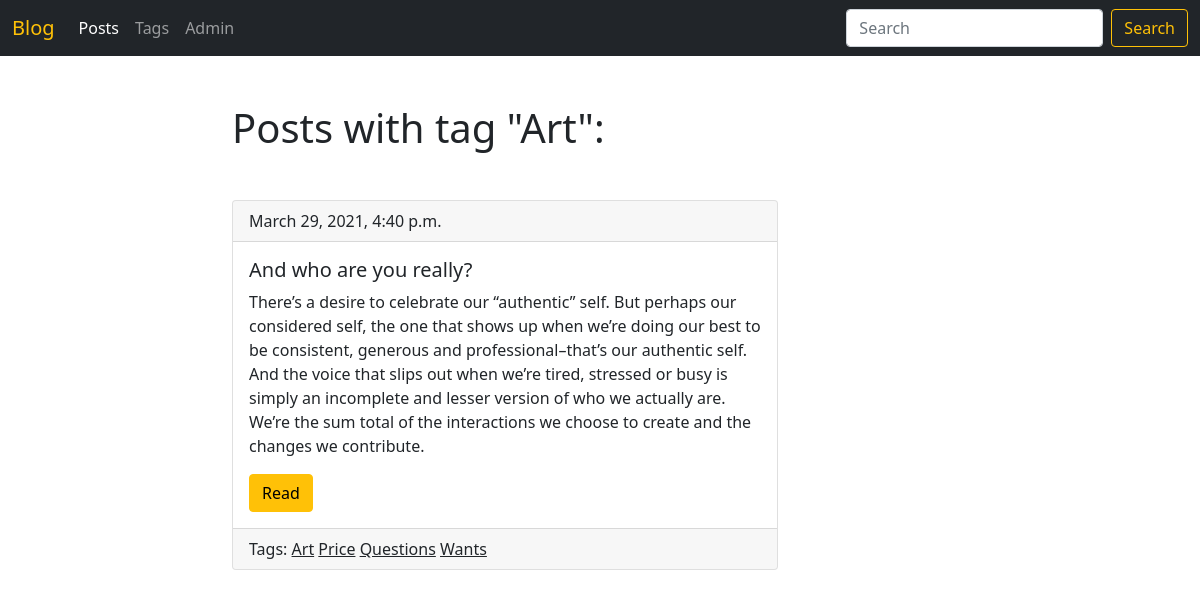
/blog/tag/art/, run on the app's committed database.
### blog/models.py (models this page shows, shortened)
class Tag(models.Model):
    title = models.CharField(max_length=50)
    slug = models.SlugField(max_length=50, unique=True)
    def get_absolute_url(self):
        return reverse('tag_detail', kwargs={'slug': self.slug})
    class Meta:
        ordering = ['title']

class Post(models.Model):
    title = models.CharField(max_length=150, db_index=True)
    slug = models.SlugField(max_length=150, blank=True, unique=True)
    body = models.TextField(blank=True, db_index=True)
    date_pub = models.DateTimeField(auto_now_add=True)
    tags = models.ManyToManyField('tag', blank=True, related_name='posts')
    def get_absolute_url(self):
        return reverse('post_detail', kwargs={'slug': self.slug})
    class Meta:
        ordering = ['-date_pub']

### blog/views.py (the view)
# urls.py: path('tag/<str:slug>/', TagDetail.as_view(), name='tag_detail'),
class TagDetail(ObjectDetailMixin, View):
    model = Tag
    template = 'blog/tag/tag_detail.html'

### blog/utils.py (called while the page is built)
    def get(self, request, slug):
        obj = get_object_or_404(self.model, slug__iexact=slug)
        return render(request, self.template, {self.model.__name__.lower(): obj, 'admin_object': obj, 'detail': True})

### blog/templates/blog/tag/tag_detail.html (shortened to what this page needs)
{% extends 'blog/base_blog.html' %}
{% block content %}
    <h1 class="mb-5">Posts with tag "{{ tag.title|title }}":</h1>
    {% for post in tag.posts.all %}
        {% include 'blog/cards.html' %}
    {% endfor %}
{% endblock %}

### blog/templates/blog/cards.html
<div class="card mb-5">
      <div class="card-header">
            {{ post.date_pub }}
      </div>
      <div class="card-body">
            <h5 class="card-title">{{ post.title }}</h5>
            <p class="card-text">{{ post.body }}</p>
            <a href="{{ post.get_absolute_url }}" class="btn btn-warning">Read</a>
      </div>
            <div class="card-footer">
                  Tags:
                  {% for tag in post.tags.all %}
                  <a href="{{ tag.get_absolute_url }}" class="link-dark">{{ tag.title }}</a>
                  {% endfor %}
            </div>
</div>

### data on the page
Tag: title "Art"
Post: date_pub "March 29, 2021, 4:40 p.m.", title "And who are you really?", body "There’s a desire to celebrate our “authentic” self. But perhaps our considered self, the one that shows up when we’re doing our best to be consistent, generous and professional–that’s our authentic self. And the voice that slips out when we’re tired, stressed or busy is simply an incomplete and lesser version of who we actually are. We’re the sum total of the interactions we choose to create and the changes we contribute."
Tag: title "Price"
Tag: title "Questions"
Tag: title "Wants"
